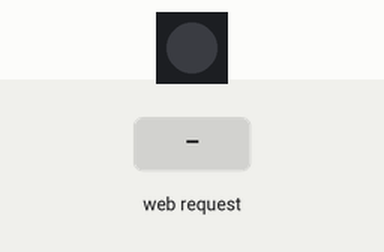
Bench run of a sketch on a simulated ESP32-S3. Parts: 1 RGB LEDs in strip order, left to right. Inputs (shaded band) come from the test bench. What the sketch prints to the serial monitor is not drawn.

Above: at 2.2 s.
2.3 s: HTTP request GET /RED received
At 3.5 s:
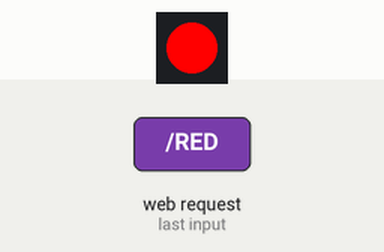
3.8 s: HTTP request GET /GREEN received
At 4.8 s:
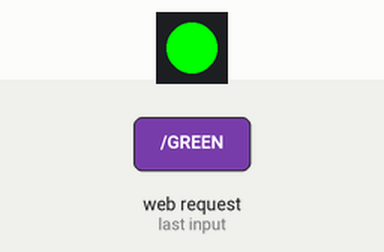
5.3 s: HTTP request GET /BLUE received
At 5.9 s:
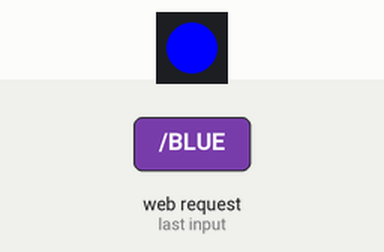
Timing chart, 0 to 8.3 s (numbered marks = the images above; inputs shaded):
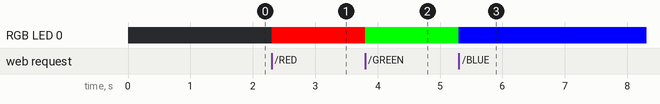

The sketch:

RGB-LED-web-control.ino
```cpp
#include <WiFi.h>
#include <Adafruit_NeoPixel.h>

#define LED_PIN 48
#define NUMPIXELS 1

Adafruit_NeoPixel pixels(NUMPIXELS, LED_PIN, NEO_GRB + NEO_KHZ800);

const char* ssid = "ESP32-RGB";
const char* password = "esp32password";

WiFiServer server(80);

void setup() {
  Serial.begin(115200);
  delay(1000);

  Serial.println("Starting RGB Access Point...");
  WiFi.softAP(ssid, password);
  Serial.println("✅ AP started");
  Serial.println(WiFi.softAPIP());

  pixels.begin();
  pixels.clear();
  pixels.show();

  server.begin();
}

void loop() {
  WiFiClient client = server.available();
  if (client) {
    String request = client.readStringUntil('\r');
    client.flush();
    Serial.println("📄 Request: " + request);

    if (request.indexOf("/RED") != -1) {
      pixels.setPixelColor(0, pixels.Color(255, 0, 0));
      pixels.show();
      Serial.println("🔴 Red");
    } else if (request.indexOf("/GREEN") != -1) {
      pixels.setPixelColor(0, pixels.Color(0, 255, 0));
      pixels.show();
      Serial.println("🟢 Green");
    } else if (request.indexOf("/BLUE") != -1) {
      pixels.setPixelColor(0, pixels.Color(0, 0, 255));
      pixels.show();
      Serial.println("🔵 Blue");
    } else if (request.indexOf("/OFF") != -1) {
      pixels.clear();
      pixels.show();
      Serial.println("⚫ Off");
    }

    // Build HTML response
    client.println("HTTP/1.1 200 OK");
    client.println("Content-Type: text/html");
    client.println("Connection: close");
    client.println();
    client.println(R"rawliteral(
<!DOCTYPE html>
<html>
<head>
  <meta name="viewport" content="width=device-width, initial-scale=1">
  <style>
    body {
      font-family: sans-serif;
      text-align: center;
      padding-top: 30px;
      background: #f0f0f0;
    }
    button {
      width: 80%;
      padding: 20px;
      margin: 10px;
      font-size: 1.5rem;
      border: none;
      border-radius: 15px;
      box-shadow: 2px 2px 8px rgba(0,0,0,0.2);
      transition: all 0.2s ease-in-out;
    }
    .red { background-color: #e74c3c; color: white; }
    .green { background-color: #2ecc71; color: white; }
    .blue { background-color: #3498db; color: white; }
    .off { background-color: #bdc3c7; color: #333; }
    button:active {
      transform: scale(0.97);
    }
  </style>
</head>
<body>
  <h1>ESP32 RGB Control</h1>
  <a href="/RED"><button class="red">Red</button></a><br>
  <a href="/GREEN"><button class="green">Green</button></a><br>
  <a href="/BLUE"><button class="blue">Blue</button></a><br>
  <a href="/OFF"><button class="off">Turn Off</button></a>
</body>
</html>
)rawliteral");
  }
}
```

Measured:
- after the input at 2.3 s, RGB LED 0: off → RGB(255, 0, 0) at once
- after the input at 3.8 s, RGB LED 0: RGB(255, 0, 0) → RGB(0, 255, 0) at once
- after the input at 5.3 s, RGB LED 0: RGB(0, 255, 0) → RGB(0, 0, 255) at once
